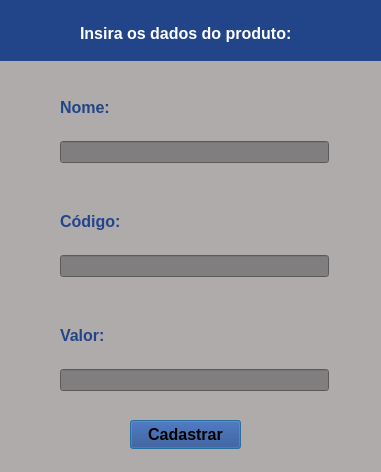
<?xml version="1.0" encoding="UTF-8"?>
<ui version="4.0">
 <class>cadastroprodutos</class>
 <widget class="QDialog" name="cadastroprodutos">
  <property name="geometry">
   <rect>
    <x>0</x>
    <y>0</y>
    <width>381</width>
    <height>472</height>
   </rect>
  </property>
  <property name="minimumSize">
   <size>
    <width>381</width>
    <height>472</height>
   </size>
  </property>
  <property name="maximumSize">
   <size>
    <width>381</width>
    <height>472</height>
   </size>
  </property>
  <property name="windowTitle">
   <string>Cadastro de Produtos</string>
  </property>
  <property name="styleSheet">
   <string notr="true">background-color:#b0abab</string>
  </property>
  <widget class="QWidget" name="layoutWidget">
   <property name="geometry">
    <rect>
     <x>60</x>
     <y>80</y>
     <width>269</width>
     <height>311</height>
    </rect>
   </property>
   <layout class="QVBoxLayout" name="verticalLayout_4">
    <property name="sizeConstraint">
     <enum>QLayout::SizeConstraint::SetDefaultConstraint</enum>
    </property>
    <item>
     <layout class="QVBoxLayout" name="verticalLayout">
      <item>
       <widget class="QLabel" name="label_nomecprod">
        <property name="font">
         <font>
          <pointsize>12</pointsize>
          <bold>true</bold>
         </font>
        </property>
        <property name="styleSheet">
         <string notr="true">color: #248;</string>
        </property>
        <property name="text">
         <string>Nome:</string>
        </property>
       </widget>
      </item>
      <item>
       <widget class="QLineEdit" name="line_nome_cprod">
        <property name="styleSheet">
         <string notr="true">background:#807e7e</string>
        </property>
       </widget>
      </item>
     </layout>
    </item>
    <item>
     <spacer name="verticalSpacer_2">
      <property name="orientation">
       <enum>Qt::Orientation::Vertical</enum>
      </property>
      <property name="sizeType">
       <enum>QSizePolicy::Policy::Fixed</enum>
      </property>
      <property name="sizeHint" stdset="0">
       <size>
        <width>20</width>
        <height>25</height>
       </size>
      </property>
     </spacer>
    </item>
    <item>
     <layout class="QVBoxLayout" name="verticalLayout_2">
      <item>
       <widget class="QLabel" name="label_codcprod">
        <property name="font">
         <font>
          <pointsize>12</pointsize>
          <bold>true</bold>
         </font>
        </property>
        <property name="styleSheet">
         <string notr="true">color: #248;</string>
        </property>
        <property name="text">
         <string>Código:</string>
        </property>
       </widget>
      </item>
      <item>
       <widget class="QLineEdit" name="line_cod_cprod">
        <property name="styleSheet">
         <string notr="true">background:#807e7e</string>
        </property>
       </widget>
      </item>
     </layout>
    </item>
    <item>
     <spacer name="verticalSpacer_3">
      <property name="orientation">
       <enum>Qt::Orientation::Vertical</enum>
      </property>
      <property name="sizeType">
       <enum>QSizePolicy::Policy::Fixed</enum>
      </property>
      <property name="sizeHint" stdset="0">
       <size>
        <width>20</width>
        <height>25</height>
       </size>
      </property>
     </spacer>
    </item>
    <item>
     <layout class="QVBoxLayout" name="verticalLayout_3">
      <item>
       <widget class="QLabel" name="label_calorcprod">
        <property name="font">
         <font>
          <pointsize>12</pointsize>
          <bold>true</bold>
         </font>
        </property>
        <property name="styleSheet">
         <string notr="true">color: #248;</string>
        </property>
        <property name="text">
         <string>Valor:</string>
        </property>
       </widget>
      </item>
      <item>
       <widget class="QLineEdit" name="line_valor_cprod">
        <property name="styleSheet">
         <string notr="true">background:#807e7e</string>
        </property>
       </widget>
      </item>
     </layout>
    </item>
   </layout>
  </widget>
  <widget class="QPushButton" name="btn_cadastrar">
   <property name="geometry">
    <rect>
     <x>130</x>
     <y>420</y>
     <width>111</width>
     <height>29</height>
    </rect>
   </property>
   <property name="font">
    <font>
     <pointsize>12</pointsize>
     <bold>true</bold>
    </font>
   </property>
   <property name="styleSheet">
    <string notr="true">background-color: #248;</string>
   </property>
   <property name="text">
    <string>Cadastrar</string>
   </property>
  </widget>
  <widget class="QWidget" name="widget_2" native="true">
   <property name="geometry">
    <rect>
     <x>0</x>
     <y>0</y>
     <width>391</width>
     <height>61</height>
    </rect>
   </property>
   <property name="styleSheet">
    <string notr="true">background:#248; 
color: #ffffff;</string>
   </property>
   <widget class="QLabel" name="label_insdadsprod">
    <property name="geometry">
     <rect>
      <x>80</x>
      <y>20</y>
      <width>251</width>
      <height>27</height>
     </rect>
    </property>
    <property name="font">
     <font>
      <pointsize>12</pointsize>
      <bold>true</bold>
     </font>
    </property>
    <property name="styleSheet">
     <string notr="true">color: #white;</string>
    </property>
    <property name="text">
     <string>Insira os dados do produto:</string>
    </property>
   </widget>
  </widget>
 </widget>
 <resources/>
 <connections/>
</ui>
